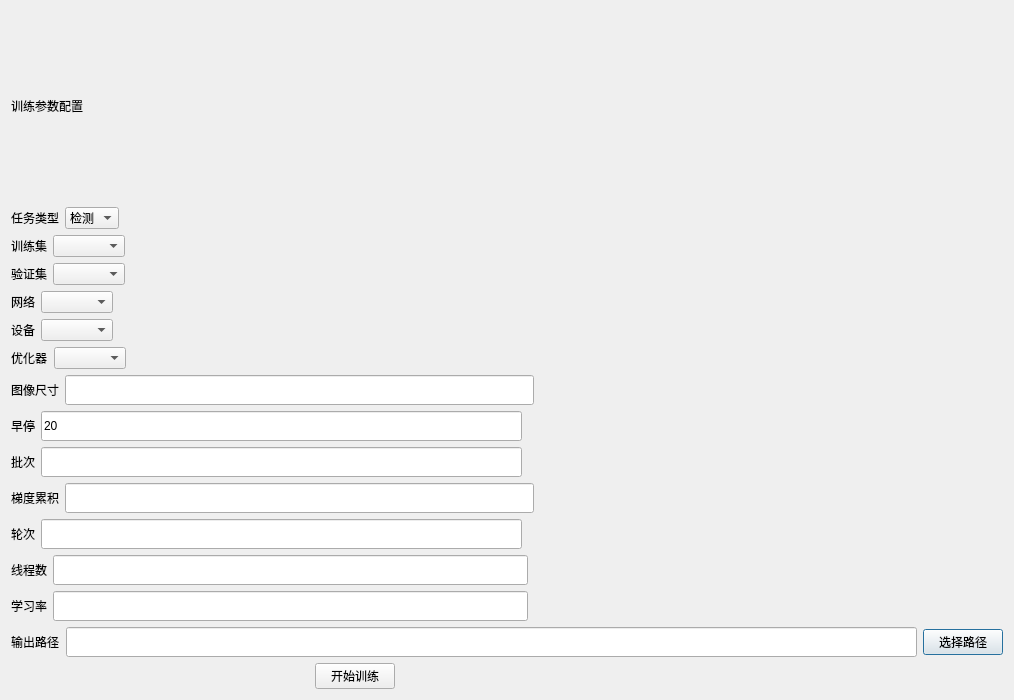
<?xml version='1.0' encoding='UTF-8'?>
<ui version="4.0">
  <class>TrainDialog</class>
  <widget class="QDialog" name="TrainDialog">
    <property name="geometry">
      <rect>
        <x>0</x>
        <y>0</y>
        <width>1014</width>
        <height>700</height>
      </rect>
    </property>
    <property name="windowTitle">
      <string>训练</string>
    </property>
    <layout class="QGridLayout" name="gridLayout">
      <item row="0" column="0">
        <layout class="QHBoxLayout" name="horizontalLayout_17">
          <item>
            <layout class="QVBoxLayout" name="verticalLayout">
              <item>
                <layout class="QHBoxLayout" name="horizontalLayout">
                  <item>
                    <widget class="QLabel" name="train_cfg_label">
                      <property name="text">
                        <string>训练参数配置</string>
                      </property>
                    </widget>
                  </item>
                  <item>
                    <spacer name="horizontalSpacer">
                      <property name="orientation">
                        <enum>Qt::Horizontal</enum>
                      </property>
                      <property name="sizeHint" stdset="0">
                        <size>
                          <width>40</width>
                          <height>20</height>
                        </size>
                      </property>
                    </spacer>
                  </item>
                </layout>
              </item>
              <item>
                <layout class="QHBoxLayout" name="horizontalLayout_task">
                  <item>
                    <widget class="QLabel" name="task_label">
                      <property name="text">
                        <string>任务类型</string>
                      </property>
                    </widget>
                  </item>
                  <item>
                    <widget class="QComboBox" name="task_combo">
                      <item>
                        <property name="text">
                          <string>检测</string>
                        </property>
                      </item>
                      <item>
                        <property name="text">
                          <string>分割</string>
                        </property>
                      </item>
                      <item>
                        <property name="text">
                          <string>分类</string>
                        </property>
                      </item>
                    </widget>
                  </item>
                  <item>
                    <spacer name="horizontalSpacer_task">
                      <property name="orientation">
                        <enum>Qt::Horizontal</enum>
                      </property>
                      <property name="sizeHint" stdset="0">
                        <size>
                          <width>40</width>
                          <height>20</height>
                        </size>
                      </property>
                    </spacer>
                  </item>
                </layout>
              </item>
              <item>
                <layout class="QHBoxLayout" name="horizontalLayout_2">
                  <item>
                    <widget class="QLabel" name="dataset_label">
                      <property name="text">
                        <string>训练集</string>
                      </property>
                    </widget>
                  </item>
                  <item>
                    <widget class="QComboBox" name="dataset_combo" />
                  </item>
                  <item>
                    <spacer name="horizontalSpacer_4">
                      <property name="orientation">
                        <enum>Qt::Horizontal</enum>
                      </property>
                      <property name="sizeHint" stdset="0">
                        <size>
                          <width>40</width>
                          <height>20</height>
                        </size>
                      </property>
                    </spacer>
                  </item>
                </layout>
              </item>
              <item>
                <layout class="QHBoxLayout" name="horizontalLayout_val">
                  <item>
                    <widget class="QLabel" name="val_label">
                      <property name="text">
                        <string>验证集</string>
                      </property>
                    </widget>
                  </item>
                  <item>
                    <widget class="QComboBox" name="val_combo" />
                  </item>
                  <item>
                    <spacer name="horizontalSpacer_val">
                      <property name="orientation">
                        <enum>Qt::Horizontal</enum>
                      </property>
                      <property name="sizeHint" stdset="0">
                        <size>
                          <width>40</width>
                          <height>20</height>
                        </size>
                      </property>
                    </spacer>
                  </item>
                </layout>
              </item>
              <item>
                <layout class="QHBoxLayout" name="horizontalLayout_3">
                  <item>
                    <widget class="QLabel" name="network_label">
                      <property name="text">
                        <string>网络</string>
                      </property>
                    </widget>
                  </item>
                  <item>
                    <widget class="QComboBox" name="network_combo" />
                  </item>
                  <item>
                    <spacer name="horizontalSpacer_5">
                      <property name="orientation">
                        <enum>Qt::Horizontal</enum>
                      </property>
                      <property name="sizeHint" stdset="0">
                        <size>
                          <width>40</width>
                          <height>20</height>
                        </size>
                      </property>
                    </spacer>
                  </item>
                </layout>
              </item>
              <item>
                <layout class="QHBoxLayout" name="horizontalLayout_4">
                  <item>
                    <widget class="QLabel" name="device_label">
                      <property name="text">
                        <string>设备</string>
                      </property>
                    </widget>
                  </item>
                  <item>
                    <widget class="QComboBox" name="device_combo" />
                  </item>
                  <item>
                    <spacer name="horizontalSpacer_6">
                      <property name="orientation">
                        <enum>Qt::Horizontal</enum>
                      </property>
                      <property name="sizeHint" stdset="0">
                        <size>
                          <width>40</width>
                          <height>20</height>
                        </size>
                      </property>
                    </spacer>
                  </item>
                </layout>
              </item>
              <item>
                <layout class="QHBoxLayout" name="horizontalLayout_optimizer">
                  <item>
                    <widget class="QLabel" name="optimizer_label">
                      <property name="text">
                        <string>优化器</string>
                      </property>
                    </widget>
                  </item>
                  <item>
                    <widget class="QComboBox" name="optimizer_comboBox" />
                  </item>
                  <item>
                    <spacer name="horizontalSpacer_optimizer">
                      <property name="orientation">
                        <enum>Qt::Horizontal</enum>
                      </property>
                      <property name="sizeHint" stdset="0">
                        <size>
                          <width>40</width>
                          <height>20</height>
                        </size>
                      </property>
                    </spacer>
                  </item>
                </layout>
              </item>
              <item>
                <layout class="QHBoxLayout" name="horizontalLayout_19">
                  <item>
                    <widget class="QLabel" name="img_size_label">
                      <property name="text">
                        <string>图像尺寸</string>
                      </property>
                    </widget>
                  </item>
                  <item>
                    <widget class="QLineEdit" name="img_size_line_txt">
                      <property name="minimumSize">
                        <size>
                          <width>0</width>
                          <height>30</height>
                        </size>
                      </property>
                    </widget>
                  </item>
                  <item>
                    <spacer name="horizontalSpacer_12">
                      <property name="orientation">
                        <enum>Qt::Horizontal</enum>
                      </property>
                      <property name="sizeHint" stdset="0">
                        <size>
                          <width>40</width>
                          <height>20</height>
                        </size>
                      </property>
                    </spacer>
                  </item>
                </layout>
              </item>
              <item>
                <layout class="QHBoxLayout" name="horizontalLayout_23">
                  <item>
                    <widget class="QLabel" name="early_stop_label">
                      <property name="text">
                        <string>早停</string>
                      </property>
                    </widget>
                  </item>
                  <item>
                    <widget class="QLineEdit" name="early_stop_line_txt">
                      <property name="minimumSize">
                        <size>
                          <width>0</width>
                          <height>30</height>
                        </size>
                      </property>
                      <property name="text">
                        <string>20</string>
                      </property>
                    </widget>
                  </item>
                  <item>
                    <spacer name="horizontalSpacer_16">
                      <property name="orientation">
                        <enum>Qt::Horizontal</enum>
                      </property>
                      <property name="sizeHint" stdset="0">
                        <size>
                          <width>40</width>
                          <height>20</height>
                        </size>
                      </property>
                    </spacer>
                  </item>
                </layout>
              </item>
              <item>
                <layout class="QHBoxLayout" name="horizontalLayout_5">
                  <item>
                    <widget class="QLabel" name="batch_label">
                      <property name="text">
                        <string>批次</string>
                      </property>
                    </widget>
                  </item>
                  <item>
                    <widget class="QLineEdit" name="batch_size_line_txt">
                      <property name="minimumSize">
                        <size>
                          <width>0</width>
                          <height>30</height>
                        </size>
                      </property>
                    </widget>
                  </item>
                  <item>
                    <spacer name="horizontalSpacer_7">
                      <property name="orientation">
                        <enum>Qt::Horizontal</enum>
                      </property>
                      <property name="sizeHint" stdset="0">
                        <size>
                          <width>40</width>
                          <height>20</height>
                        </size>
                      </property>
                    </spacer>
                  </item>
                </layout>
              </item>
              <item>
                <layout class="QHBoxLayout" name="horizontalLayout_20">
                  <item>
                    <widget class="QLabel" name="grad_accum_label">
                      <property name="text">
                        <string>梯度累积</string>
                      </property>
                    </widget>
                  </item>
                  <item>
                    <widget class="QLineEdit" name="grad_accum_line_txt">
                      <property name="minimumSize">
                        <size>
                          <width>0</width>
                          <height>30</height>
                        </size>
                      </property>
                    </widget>
                  </item>
                  <item>
                    <spacer name="horizontalSpacer_13">
                      <property name="orientation">
                        <enum>Qt::Horizontal</enum>
                      </property>
                      <property name="sizeHint" stdset="0">
                        <size>
                          <width>40</width>
                          <height>20</height>
                        </size>
                      </property>
                    </spacer>
                  </item>
                </layout>
              </item>
              <item>
                <layout class="QHBoxLayout" name="horizontalLayout_18">
                  <item>
                    <widget class="QLabel" name="epoch_label">
                      <property name="text">
                        <string>轮次</string>
                      </property>
                    </widget>
                  </item>
                  <item>
                    <widget class="QLineEdit" name="epochs_line_txt">
                      <property name="minimumSize">
                        <size>
                          <width>0</width>
                          <height>30</height>
                        </size>
                      </property>
                    </widget>
                  </item>
                  <item>
                    <spacer name="horizontalSpacer_8">
                      <property name="orientation">
                        <enum>Qt::Horizontal</enum>
                      </property>
                      <property name="sizeHint" stdset="0">
                        <size>
                          <width>40</width>
                          <height>20</height>
                        </size>
                      </property>
                    </spacer>
                  </item>
                </layout>
              </item>
              <item>
                <layout class="QHBoxLayout" name="horizontalLayout_9">
                  <item>
                    <widget class="QLabel" name="loader_num_label">
                      <property name="text">
                        <string>线程数</string>
                      </property>
                    </widget>
                  </item>
                  <item>
                    <widget class="QLineEdit" name="batch_size_line_txt_2">
                      <property name="minimumSize">
                        <size>
                          <width>0</width>
                          <height>30</height>
                        </size>
                      </property>
                    </widget>
                  </item>
                  <item>
                    <spacer name="horizontalSpacer_9">
                      <property name="orientation">
                        <enum>Qt::Horizontal</enum>
                      </property>
                      <property name="sizeHint" stdset="0">
                        <size>
                          <width>40</width>
                          <height>20</height>
                        </size>
                      </property>
                    </spacer>
                  </item>
                </layout>
              </item>
              <item>
                <layout class="QHBoxLayout" name="horizontalLayout_6">
                  <item>
                    <widget class="QLabel" name="lr_label">
                      <property name="text">
                        <string>学习率</string>
                      </property>
                    </widget>
                  </item>
                  <item>
                    <widget class="QLineEdit" name="lr_line_txt">
                      <property name="minimumSize">
                        <size>
                          <width>0</width>
                          <height>30</height>
                        </size>
                      </property>
                    </widget>
                  </item>
                  <item>
                    <spacer name="horizontalSpacer_10">
                      <property name="orientation">
                        <enum>Qt::Horizontal</enum>
                      </property>
                      <property name="sizeHint" stdset="0">
                        <size>
                          <width>40</width>
                          <height>20</height>
                        </size>
                      </property>
                    </spacer>
                  </item>
                </layout>
              </item>
              <item>
                <layout class="QHBoxLayout" name="horizontalLayout_8">
                  <item>
                    <widget class="QLabel" name="output_label">
                      <property name="text">
                        <string>输出路径</string>
                      </property>
                    </widget>
                  </item>
                  <item>
                    <widget class="QLineEdit" name="output_line_txt">
                      <property name="minimumSize">
                        <size>
                          <width>0</width>
                          <height>30</height>
                        </size>
                      </property>
                      <property name="text">
                        <string />
                      </property>
                    </widget>
                  </item>
                  <item>
                    <widget class="QPushButton" name="select_output_path_btn">
                      <property name="text">
                        <string>选择路径</string>
                      </property>
                    </widget>
                  </item>
                </layout>
              </item>
            </layout>
          </item>
        </layout>
      </item>
      <item row="1" column="0">
        <layout class="QHBoxLayout" name="bottomActions">
          <item>
            <spacer name="horizontalSpacer_bottomLeft">
              <property name="orientation">
                <enum>Qt::Horizontal</enum>
              </property>
              <property name="sizeHint" stdset="0">
                <size>
                  <width>40</width>
                  <height>20</height>
                </size>
              </property>
            </spacer>
          </item>
          <item>
            <widget class="QPushButton" name="start_train">
              <property name="text">
                <string>开始训练</string>
              </property>
            </widget>
          </item>
          <item>
            <spacer name="horizontalSpacer_bottomMid">
              <property name="orientation">
                <enum>Qt::Horizontal</enum>
              </property>
              <property name="sizeHint" stdset="0">
                <size>
                  <width>40</width>
                  <height>20</height>
                </size>
              </property>
            </spacer>
          </item>
          <item>
            <spacer name="horizontalSpacer_bottomRight">
              <property name="orientation">
                <enum>Qt::Horizontal</enum>
              </property>
              <property name="sizeHint" stdset="0">
                <size>
                  <width>40</width>
                  <height>20</height>
                </size>
              </property>
            </spacer>
          </item>
        </layout>
      </item>
    </layout>
  </widget>
  <resources />
  <connections />
</ui>
